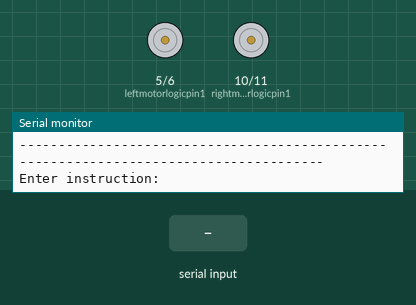
Simulated run of this sketch. Board: Arduino Uno, built with avr-gcc and run on an emulated ATmega328P. On the bench: motor-driver pin pairs drawn as motors (green arrow = first pin HIGH = forward, orange = second pin HIGH = backward, longer = more drive), the last lines printed to the serial monitor. Inputs (shaded band) come from the test bench. At 15.1 s the program stops and its outputs stay as they are.

Above: at 2.4 s.
2.5 s: "L" received over Serial
At 3.7 s:
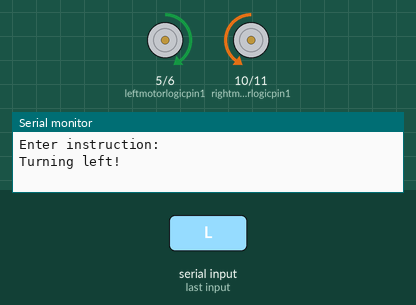
4.0 s: "r" received over Serial
At 4.8 s:
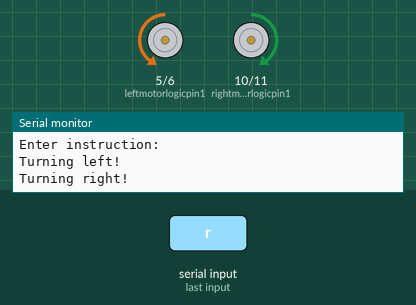
5.5 s: "f90\n" received over Serial
At 5.9 s:
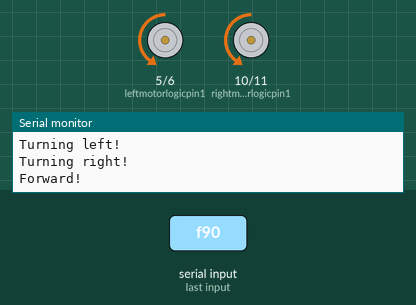
8.5 s: byte 50 ('2') received over Serial
11.0 s: "b90\n" received over Serial
At 11.3 s:
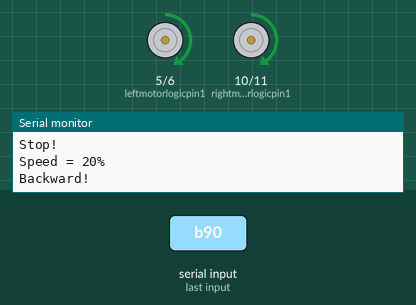
14.0 s: byte 120 ('x') received over Serial
Timing chart, 0 to 16.6 s (numbered marks = the images above; inputs shaded):
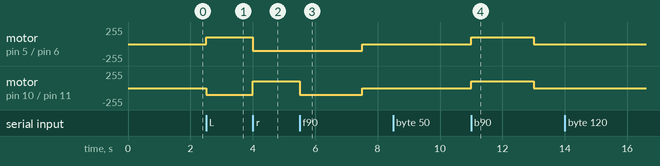

Measured:
- after the input at 2.5 s, motor on pin 5 (leftmotorlogicpin1) / pin 6 (leftmotorlogicpin2): stopped → forward 100/255 at once; motor on pin 10 (rightmotorlogicpin1) / pin 11 (rightmotorlogicpin2): stopped → backward 100/255 at once
- after the input at 4.0 s, motor on pin 5 (leftmotorlogicpin1) / pin 6 (leftmotorlogicpin2): forward 100/255 → backward 100/255 at once; motor on pin 10 (rightmotorlogicpin1) / pin 11 (rightmotorlogicpin2): backward 100/255 → forward 100/255 at once
- after the input at 5.5 s, motor on pin 5 (leftmotorlogicpin1) / pin 6 (leftmotorlogicpin2): backward 100/255 → stopped after 2.0 s; motor on pin 10 (rightmotorlogicpin1) / pin 11 (rightmotorlogicpin2): forward 100/255 → backward 100/255 at once, → stopped 2.0 s later
- after the input at 11.0 s, motor on pin 5 (leftmotorlogicpin1) / pin 6 (leftmotorlogicpin2), motor on pin 10 (rightmotorlogicpin1) / pin 11 (rightmotorlogicpin2): stopped → forward 100/255 at once, → stopped 2.0 s later

The sketch:

motor_controller_using_func.ino
```cpp
//declaring global variables
int rightmotorlogicpin1 = 10;
int rightmotorlogicpin2 = 11;
int leftmotorlogicpin1 = 5;
int leftmotorlogicpin2 = 6;
int pwmDutyCycle = 100;
char ip = 0;

//configures motor pins to output
void initialiseMotorPins(){
  pinMode(rightmotorlogicpin1, OUTPUT);
  pinMode(rightmotorlogicpin2, OUTPUT);
  pinMode(leftmotorlogicpin1, OUTPUT);
  pinMode(leftmotorlogicpin2, OUTPUT);
}

void setup() {
  //set baud rate
  Serial.begin(9600);

  //displaying program name and other details
  Serial.println("--------------------------------------------------------------------------------------");
  Serial.println("Program name: Motor Controller");
  Serial.println("--------------------------------------------------------------------------------------");
  Serial.println("Initializing...");

  delay(900);

  //configuring the motor pins
  initialiseMotorPins();

  //printing motor pin configuration for wiring
  Serial.println("Right Motor Pin 1 = 5");
  Serial.println("Right Motor Pin 2 = 6");
  Serial.println("Left Motor Pin 1 = 10");
  Serial.println("Left Motor Pin 2 = 11");

  Serial.println("Initialization complete!");
  Serial.println("--------------------------------------------------------------------------------------");
  Serial.println("Enter instruction:");
}

//sets value of motor pins according to the direction
void setmotorpins(int rightpin1num, int leftpin1num, int rightpin2num, int leftpin2num){
  analogWrite(rightmotorlogicpin1,rightpin1num);
  analogWrite(leftmotorlogicpin1,leftpin1num);
  analogWrite(rightmotorlogicpin2,rightpin2num);
  analogWrite(leftmotorlogicpin2,leftpin2num);
}

//sends different values of motor pins according to instruction
void forward(){
  Serial.println("Forward!");
  setmotorpins(0,0,pwmDutyCycle,pwmDutyCycle);
}

void backward(){
  Serial.println("Backward!");
  setmotorpins(pwmDutyCycle,pwmDutyCycle,0,0);
}

void left(){
  Serial.println("Turning left!");
  setmotorpins(0,pwmDutyCycle,pwmDutyCycle,0);
}

void right(){
  Serial.println("Turning right!");
  setmotorpins(pwmDutyCycle,0,0,pwmDutyCycle);
}

void stop(){
  Serial.println("Stop!");
  pwmDutyCycle = 0;
  setmotorpins(pwmDutyCycle,0,0,pwmDutyCycle);
}

void exitProgram(){
  Serial.println("Program Terminated!");
  pwmDutyCycle = 0;
  setmotorpins(pwmDutyCycle,0,0,pwmDutyCycle);
}

//prints new changed speed
void changespeed(){
  Serial.print("Speed = ");
  Serial.print(pwmDutyCycle);
  Serial.println("%");
}

void loop() {
  //checking if there is any incoming data
  if (Serial.available() > 0) {
    //reading first character of input data
    char ip = Serial.read();

    //move forward if "f" is entered
    if (ip == 'f' or ip == 'F') {
      forward();
    }

    //move backward if "b" is entered
    else if (ip == 'b' or ip == 'B') {
      backward();
    }

    //turn left if "l" is entered
    else if (ip == 'l' or ip == 'L') {
      left();
    }

    //turn right if "r" is entered
    else if (ip == 'r' or ip == 'R') {
      right();
    }

    //stop robot if "0" is entered
    else if (ip == '0') {
      stop();
    }

    //change speed of robot for next instruction if input is between 1 and 5
    else if(ip == '1'||ip == '2'||ip == '3'||ip == '4'||ip == '5'){
      pwmDutyCycle = ((int(ip)-48)*10);
      changespeed();
    }

    //terminate program if "x" is entered
    else if(ip=='x'){
      // makes robot stop & terminates program
      exitProgram();
      delay(100);
      exit(0);
    }

    //wait for next character to arrive
    delay(1000);
  }
}
```
